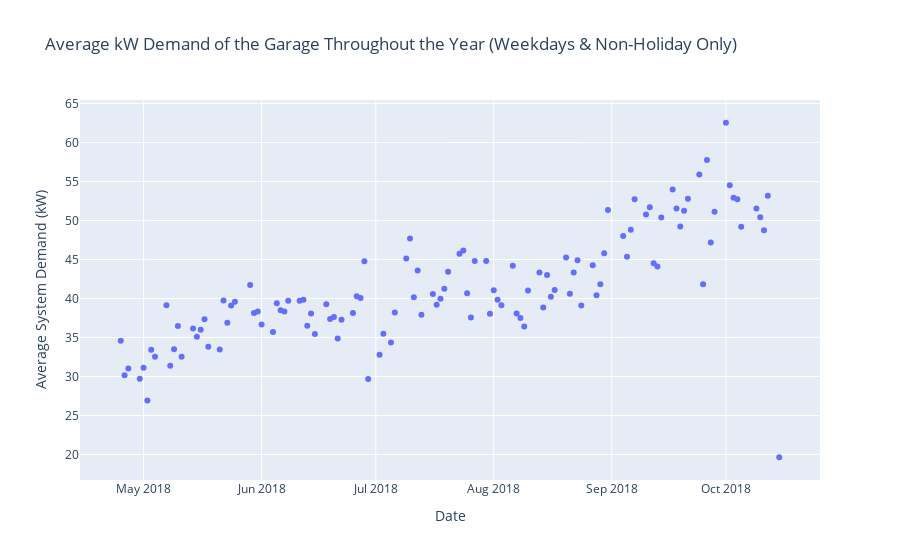

The notebook cell this image was saved under:
### Code cell
import pandas as pd
import plotly.express as px

# Read the CSV file
df = pd.read_csv('acndata_sessions.csv')

# Drop rows with missing critical information
df.dropna(subset=['sessionID', 'connectionTime', 'disconnectTime', 'doneChargingTime', 'kWhDelivered'], inplace=True)

# Convert string time columns to datetime objects (coercing errors when necessary)
for col in ['connectionTime', 'disconnectTime', 'doneChargingTime']:
    df[col] = pd.to_datetime(df[col], errors='coerce')

# Drop rows where connectionTime or disconnectTime conversion failed
df.dropna(subset=['connectionTime', 'disconnectTime'], inplace=True)

# Calculate the durations (in hours)
df['charge_duration'] = (df['doneChargingTime'] - df['connectionTime']).dt.total_seconds() / 3600.0
df['connect_duration'] = (df['disconnectTime'] - df['connectionTime']).dt.total_seconds() / 3600.0


# Filter out rows with non-positive charge durations
df = df[df['charge_duration'] > 0]

# Compute power output in kW
df['power_output'] = df['kWhDelivered'] / df['charge_duration']

# Create events DataFrames for charging start and end,
# with start adding power and end subtracting power.
df_start = df[['connectionTime', 'power_output']].copy()
df_start.rename(columns={'connectionTime': 'timestamp'}, inplace=True)

df_end = df[['doneChargingTime', 'power_output']].copy()
df_end.rename(columns={'doneChargingTime': 'timestamp'}, inplace=True)
df_end['power_output'] = -df_end['power_output']

# Combine events and sort by timestamp
events_df = pd.concat([df_start, df_end]).sort_values('timestamp')
events_df['total_power'] = events_df['power_output'].cumsum()
events_df = events_df.set_index('timestamp')

# Resample to compute daily average demand (total power)
daily_avg = events_df['total_power'].resample('D').mean().reset_index()

# Exclude weekends (Saturday=5, Sunday=6)
daily_avg = daily_avg[daily_avg['timestamp'].dt.dayofweek < 5]

# Create a list of holiday dates (2018) to exclude:
holidays = pd.to_datetime([
    '2018-01-01',  # New Year's Day (Monday, January 1)
    '2018-01-15',  # Martin Luther King Jr. Day (Monday, January 15)
    '2018-02-19',  # Washington's Birthday / Presidents' Day (Monday, February 19)
    '2018-05-28',  # Memorial Day (Monday, May 28)
    '2018-07-04',  # Independence Day (Wednesday, July 4)
    '2018-09-03',  # Labor Day (Monday, September 3)
    '2018-10-08',  # Columbus Day (Monday, October 8)
    '2018-11-12',  # Veterans Day observed (Monday, November 12)
    '2018-11-22',  # Thanksgiving Day (Thursday, November 22)
    '2018-12-25'   # Christmas Day (Tuesday, December 25)
])

# Exclude the holiday dates from the daily averages
daily_avg = daily_avg[~daily_avg['timestamp'].isin(holidays)]

# Plot the daily average demand (excluding weekends and holidays) using Plotly Express
fig_demand = px.scatter(
    daily_avg,
    x='timestamp',
    y='total_power',
    labels={'timestamp': 'Date', 'total_power': 'Average System Demand (kW)'},
    title='Average kW Demand of the Garage Throughout the Year (Weekdays & Non-Holiday Only)'
)

fig_demand.show()

### Figure 1 — Plotly figure (JSON) as saved in the notebook; plotly's stock layout.template omitted (floating-point values rounded to 4 significant figures)
{"data": [{"hovertemplate": "Date=%{x}<br>Average System Demand (kW)=%{y}<extra></extra>", "legendgroup": "", "marker": {"color": "#636efa", "symbol": "circle"}, "mode": "markers", "name": "", "orientation": "v", "showlegend": false, "type": "scatter", "x": ["2018-04-25T00:00:00", "2018-04-26T00:00:00", "2018-04-27T00:00:00", "2018-04-30T00:00:00", "2018-05-01T00:00:00", "2018-05-02T00:00:00", "2018-05-03T00:00:00", "2018-05-04T00:00:00", "2018-05-07T00:00:00", "2018-05-08T00:00:00", "2018-05-09T00:00:00", "2018-05-10T00:00:00", "2018-05-11T00:00:00", "2018-05-14T00:00:00", "2018-05-15T00:00:00", "2018-05-16T00:00:00", "2018-05-17T00:00:00", "2018-05-18T00:00:00", "2018-05-21T00:00:00", "2018-05-22T00:00:00", "2018-05-23T00:00:00", "2018-05-24T00:00:00", "2018-05-25T00:00:00", "2018-05-29T00:00:00", "2018-05-30T00:00:00", "2018-05-31T00:00:00", "2018-06-01T00:00:00", "2018-06-04T00:00:00", "2018-06-05T00:00:00", "2018-06-06T00:00:00", "2018-06-07T00:00:00", "2018-06-08T00:00:00", "2018-06-11T00:00:00", "2018-06-12T00:00:00", "2018-06-13T00:00:00", "2018-06-14T00:00:00", "2018-06-15T00:00:00", "2018-06-18T00:00:00", "2018-06-19T00:00:00", "2018-06-20T00:00:00", "2018-06-21T00:00:00", "2018-06-22T00:00:00", "2018-06-25T00:00:00", "2018-06-26T00:00:00", "2018-06-27T00:00:00", "2018-06-28T00:00:00", "2018-06-29T00:00:00", "2018-07-02T00:00:00", "2018-07-03T00:00:00", "2018-07-05T00:00:00", "2018-07-06T00:00:00", "2018-07-09T00:00:00", "2018-07-10T00:00:00", "2018-07-11T00:00:00", "2018-07-12T00:00:00", "2018-07-13T00:00:00", "2018-07-16T00:00:00", "2018-07-17T00:00:00", "2018-07-18T00:00:00", "2018-07-19T00:00:00", "2018-07-20T00:00:00", "2018-07-23T00:00:00", "2018-07-24T00:00:00", "2018-07-25T00:00:00", "2018-07-26T00:00:00", "2018-07-27T00:00:00", "2018-07-30T00:00:00", "2018-07-31T00:00:00", "2018-08-01T00:00:00", "2018-08-02T00:00:00", "2018-08-03T00:00:00", "2018-08-06T00:00:00", "2018-08-07T00:00:00", "2018-08-08T00:00:00", "2018-08-09T00:00:00", "2018-08-10T00:00:00", "2018-08-13T00:00:00", "2018-08-14T00:00:00", "2018-08-15T00:00:00", "2018-08-16T00:00:00", "2018-08-17T00:00:00", "2018-08-20T00:00:00", "2018-08-21T00:00:00", "2018-08-22T00:00:00", "2018-08-23T00:00:00", "2018-08-24T00:00:00", "2018-08-27T00:00:00", "2018-08-28T00:00:00", "2018-08-29T00:00:00", "2018-08-30T00:00:00", "2018-08-31T00:00:00", "2018-09-04T00:00:00", "2018-09-05T00:00:00", "2018-09-06T00:00:00", "2018-09-07T00:00:00", "2018-09-10T00:00:00", "2018-09-11T00:00:00", "2018-09-12T00:00:00", "2018-09-13T00:00:00", "2018-09-14T00:00:00", "2018-09-17T00:00:00", "2018-09-18T00:00:00", "2018-09-19T00:00:00", "2018-09-20T00:00:00", "2018-09-21T00:00:00", "2018-09-24T00:00:00", "2018-09-25T00:00:00", "2018-09-26T00:00:00", "2018-09-27T00:00:00", "2018-09-28T00:00:00", "2018-10-01T00:00:00", "2018-10-02T00:00:00", "2018-10-03T00:00:00", "2018-10-04T00:00:00", "2018-10-05T00:00:00", "2018-10-09T00:00:00", "2018-10-10T00:00:00", "2018-10-11T00:00:00", "2018-10-12T00:00:00", "2018-10-15T00:00:00"], "xaxis": "x", "y": [34.58, 30.14, 31.03, 29.71, 31.13, 26.91, 33.42, 32.51, 39.13, 31.36, 33.49, 36.48, 32.54, 36.15, 35.08, 35.98, 37.34, 33.83, 33.46, 39.75, 36.9, 39.09, 39.6, 41.73, 38.13, 38.33, 36.65, 35.71, 39.38, 38.5, 38.33, 39.72, 39.72, 39.84, 36.51, 38.09, 35.43, 39.27, 37.37, 37.61, 34.86, 37.27, 38.12, 40.29, 40.06, 44.77, 29.66, 32.8, 35.47, 34.36, 38.19, 45.12, 47.7, 40.14, 43.59, 37.9, 40.57, 39.19, 39.96, 41.25, 43.43, 45.74, 46.14, 40.68, 37.58, 44.8, 44.82, 38.06, 41.07, 39.84, 39.14, 44.21, 38.07, 37.51, 36.39, 41.03, 43.34, 38.84, 43.01, 40.22, 41.1, 45.27, 40.59, 43.35, 44.9, 39.11, 44.27, 40.42, 41.83, 45.82, 51.36, 48.0, 45.34, 48.8, 52.73, 50.76, 51.7, 44.51, 44.12, 50.4, 53.98, 51.55, 49.25, 51.24, 52.79, 55.9, 41.82, 57.75, 47.18, 51.13, 62.54, 54.53, 52.93, 52.72, 49.2, 51.53, 50.41, 48.76, 53.17, 19.64], "yaxis": "y"}], "layout": {"legend": {"tracegroupgap": 0}, "title": {"text": "Average kW Demand of the Garage Throughout the Year (Weekdays & Non-Holiday Only)"}, "xaxis": {"anchor": "y", "domain": [0, 1], "title": {"text": "Date"}}, "yaxis": {"anchor": "x", "domain": [0, 1], "title": {"text": "Average System Demand (kW)"}}}}
